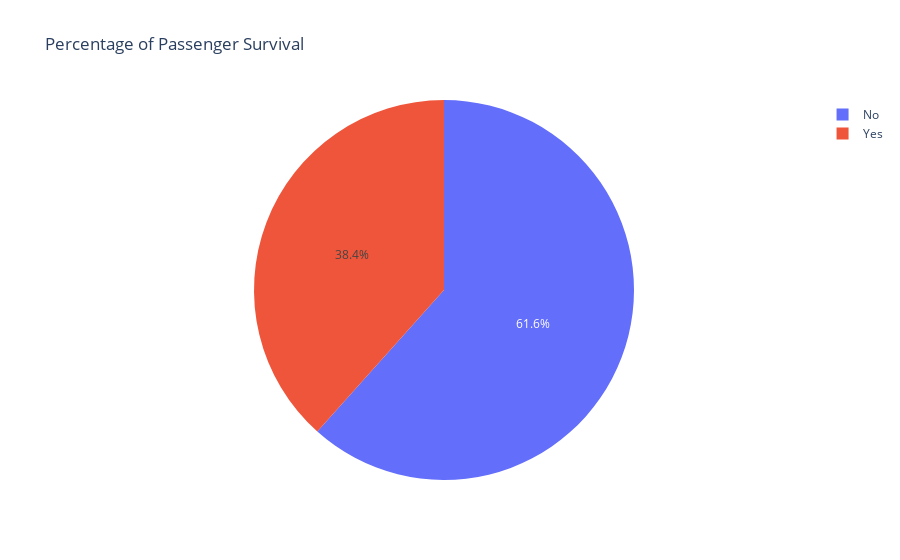

The cell this chart's notebook holds for it:
### Code cell
# Plotly Express
# init_notebook_mode
fig = px.pie(df_survival,
            names = 'Survived',
            values = 'PassengerId',
            title = 'Percentage of Passenger Survival')
fig.show()

### Figure 1 — Plotly figure (JSON) as saved in the notebook; plotly's stock layout.template omitted (floating-point values rounded to 4 significant figures)
{"data": [{"domain": {"x": [0, 1], "y": [0, 1]}, "hovertemplate": "Survived=%{label}<br>PassengerId=%{value}<extra></extra>", "labels": ["No", "Yes"], "legendgroup": "", "name": "", "showlegend": true, "type": "pie", "values": [549, 342]}], "layout": {"legend": {"tracegroupgap": 0}, "title": {"text": "Percentage of Passenger Survival"}}}
